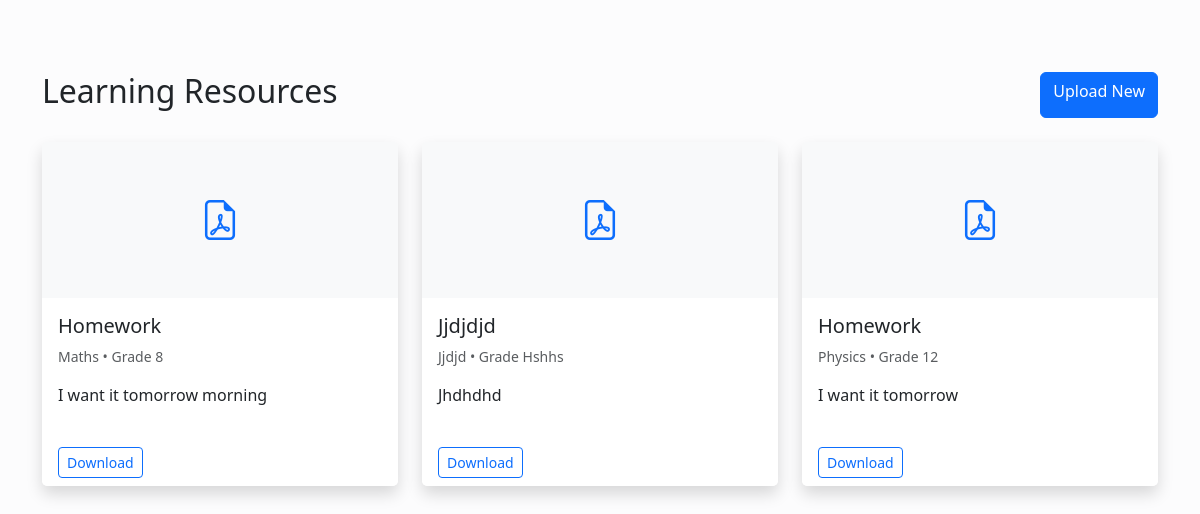
Page /resources/ (signed in) on the committed database.
### resources/models.py (models this page shows, shortened)
class Resource(models.Model):
    title = models.CharField(max_length=200)
    description = models.TextField(blank=True)
    file = models.FileField(upload_to='resources/%Y/%m/%d/')  # organizes by date
    subject = models.CharField(max_length=100, blank=True)
    grade = models.CharField(max_length=20, choices=User.GRADE_CHOICES,
    blank=True, null=True)
    uploaded_by = models.ForeignKey(User, on_delete=models.CASCADE, limit_choices_to={'role': 'teacher'})
    created_at = models.DateTimeField(auto_now_add=True)

### resources/views.py (the view)
# urls.py: path('', ResourceListView.as_view(), name='list'),
class ResourceListView(LoginRequiredMixin, ListView):
    model = Resource
    template_name = 'resources/list.html'
    context_object_name = 'resources'
    def get_queryset(self):
        qs = super().get_queryset()
        grade = self.request.user.grade
        if grade:
            qs = qs.filter(
                Q(grade=grade) | Q(grade__isnull=True)
            )
        return qs

### accounts/models.py (called while the page is built)
    @property
    def is_teacher(self):
        return self.role == 'teacher'

### resources/templates/resources/list.html (shortened to what this page needs)
{% extends 'base.html' %}
{% block content %}
<div class="container mt-5">
    <div class="d-flex justify-content-between mb-4">
        <h2>Learning Resources</h2>
        {% if user.is_teacher %}
        <a href="{% url 'resources:upload' %}" class="btn btn-primary">Upload New</a>
        {% endif %}
    </div>
    <div class="row g-4">
        {% for resource in resources %}
        <div class="col-md-6 col-lg-4">
            <div class="card shadow border-0 h-100">
                {% if resource.video_url %}
                <iframe src="{{ resource.video_url }}" class="card-img-top" height="200"></iframe>
                {% elif resource.file %}
                <div class="card-img-top bg-light text-center py-5">
                    <i class="bi bi-file-earmark-pdf fs-1 text-primary"></i>
                </div>
                {% endif %}
                <div class="card-body">
                    <h5>{{ resource.title }}</h5>
                    <p class="small text-muted">{{ resource.subject }} • Grade {{ resource.grade }}</p>
                    <p>{{ resource.description|truncatewords:20 }}</p>
                </div>
                <div class="card-footer bg-white border-0">
                    <a href="{{ resource.file.url }}" class="btn btn-outline-primary btn-sm">Download</a>
                </div>
            </div>
        </div>
        {% empty %}
        <p class="text-center col-12 text-muted">No resources available yet.</p>
        {% endfor %}
    </div>
</div>
{% endblock %}

### static/css/style.css (style rules this page uses)
:root { --sidebar-width: 260px; }
body { min-height: 100vh; }

### rows in the picture
Resource: title "Homework", subject "Maths", grade "8", description "I want it tomorrow morning"
Resource: title "Jjdjdjd", subject "Jjdjd", grade "Hshhs", description "Jhdhdhd"
Resource: title "Homework", subject "Physics", grade "12", description "I want it tomorrow"
